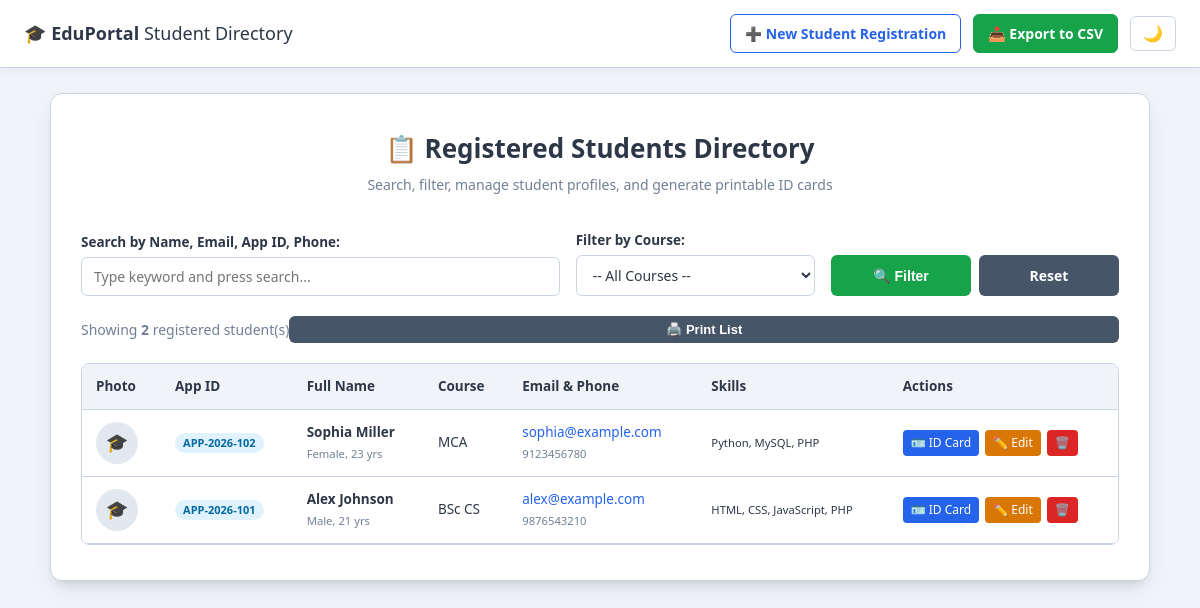
Screenshot of /pro/student_form/records.php with the database file from the repository.
### tables this page shows
CREATE TABLE IF NOT EXISTS students (
    id INT AUTO_INCREMENT PRIMARY KEY,
    app_id VARCHAR(50) UNIQUE,
    name VARCHAR(100) NOT NULL,
    age INT,
    dob DATE NOT NULL,
    gender VARCHAR(20) NOT NULL,
    photo VARCHAR(255) DEFAULT NULL,
    email VARCHAR(100) NOT NULL UNIQUE,
    password VARCHAR(255) NOT NULL,
    phone VARCHAR(20) NOT NULL,
    portfolio VARCHAR(255) DEFAULT NULL,
    course VARCHAR(100) NOT NULL,
    electives VARCHAR(255) DEFAULT NULL,
    city VARCHAR(100) DEFAULT NULL,
    batch_time TIME DEFAULT NULL,
    interview_slot DATETIME DEFAULT NULL,
    grad_month VARCHAR(20) DEFAULT NULL,
    orientation_week VARCHAR(20) DEFAULT NULL,
    skills VARCHAR(255) DEFAULT NULL,
    experience INT DEFAULT 50,
    badge_color VARCHAR(10) DEFAULT '#007bff',
    interests VARCHAR(255) DEFAULT NULL,
    address TEXT DEFAULT NULL,
    created_at TIMESTAMP DEFAULT CURRENT_TIMESTAMP
);

### pro/student_form/records.php (the view, shortened to what this page needs)
<?php
$servername = "localhost";
$username   = "root";
$password   = "";
$database   = "student_db";
$conn = new mysqli($servername, $username, $password, $database);
$search = trim($_GET["search"] ?? "");
$sql = "SELECT * FROM students WHERE 1=1";
$sql .= " ORDER BY id DESC";
$stmt = $conn->prepare($sql);
$stmt->execute();
$result = $stmt->get_result();
$total_students = $result->num_rows;
?>
<!DOCTYPE html>
<html lang="en">
<head>
    <link rel="stylesheet" href="style.css">
</head>
<body>
    <nav class="navbar">
        <div class="nav-brand">🎓 <strong>EduPortal</strong> Student Directory</div>
        <div class="nav-links">
            <a href="index.html" class="nav-btn">➕ New Student Registration</a>
            <a href="export.php" class="nav-btn" style="background:#16a34a; color:#fff; border-color:#16a34a;">📥 Export to CSV</a>
            <button type="button" id="themeToggle" class="theme-toggle-btn">🌙</button>
        </div>
    </nav>
    <div class="container" style="width: 1100px; max-width: 95%;">
        <header class="form-header">
            <h1>📋 Registered Students Directory</h1>
            <p class="subtitle">Search, filter, manage student profiles, and generate printable ID cards</p>
        </header>
        <form method="GET" action="records.php" style="margin-bottom: 20px;">
            <div class="form-row" style="align-items: flex-end;">
                <div class="form-col" style="flex: 2;">
                    <label for="search">Search by Name, Email, App ID, Phone:</label>
                    <input type="search" id="search" name="search" value="<?php echo htmlspecialchars($search); ?>" placeholder="Type keyword and press search...">
                </div>
                <div class="form-col">
                    <label for="course_filter">Filter by Course:</label>
                    <select id="course_filter" name="course_filter">
                        <option value="">-- All Courses --</option>
                    </select>
                </div>
                <div style="display: flex; gap: 8px;">
                    <button type="submit" class="btn btn-submit" style="padding: 10px 16px;">🔍 Filter</button>
                    <a href="records.php" class="btn btn-secondary" style="padding: 10px 16px;">Reset</a>
                </div>
            </div>
        </form>
        <div style="display: flex; justify-content: space-between; align-items: center; margin-bottom: 15px;">
            <span style="font-size: 14px; color: var(--text-muted);">
                Showing <strong><?php echo $total_students; ?></strong> registered student(s)
            </span>
            <button onclick="window.print()" class="btn btn-secondary" style="width: auto; padding: 6px 14px; font-size: 13px;">🖨️ Print List</button>
        </div>
        <div class="table-responsive">
            <table class="data-table">
                <thead>
                    <tr>
                        <th>Photo</th>
                        <th>App ID</th>
                        <th>Full Name</th>
                        <th>Course</th>
                        <th>Email & Phone</th>
                        <th>Skills</th>
                        <th>Actions</th>
                    </tr>
                </thead>
                <tbody>
                    <?php if ($result->num_rows > 0): ?>
                        <?php while ($row = $result->fetch_assoc()): ?>
                            <tr>
                                <td>
                                    <?php if (!empty($row["photo"]) && file_exists(__DIR__ . "/uploads/" . $row["photo"])): ?>
                                        <img src="uploads/<?php echo htmlspecialchars($row["photo"]); ?>" alt="Photo" style="width: 42px; height: 42px; border-radius: 50%; object-fit: cover; border: 2px solid <?php echo htmlspecialchars($row['badge_color'] ?: '#2563eb'); ?>;">
                                    <?php else: ?>
                                        <div style="width: 42px; height: 42px; border-radius: 50%; background: #e2e8f0; display: flex; align-items: center; justify-content: center; font-size: 18px;">🎓</div>
                                    <?php endif; ?>
                                </td>
                                <td><span class="badge-tag"><?php echo htmlspecialchars($row["app_id"] ?: ("APP-" . $row["id"])); ?></span></td>
                                <td>
                                    <strong><?php echo htmlspecialchars($row["name"]); ?></strong><br>
                                    <small style="color: var(--text-muted);"><?php echo htmlspecialchars($row["gender"]); ?>, <?php echo htmlspecialchars($row["age"] ?: '-'); ?> yrs</small>
                                </td>
                                <td><?php echo htmlspecialchars($row["course"]); ?></td>
                                <td>
                                    <a href="mailto:<?php echo htmlspecialchars($row["email"]); ?>" style="color: var(--primary-color); text-decoration: none;"><?php echo htmlspecialchars($row["email"]); ?></a><br>
                                    <small style="color: var(--text-muted);"><?php echo htmlspecialchars($row["phone"]); ?></small>
                                </td>
                                <td>
                                    <small><?php echo htmlspecialchars($row["skills"] ?: 'None'); ?></small>
                                </td>
                                <td>
                                    <div style="display: flex; gap: 6px;">
                                        <a href="card.php?id=<?php echo $row['id']; ?>" title="View ID Card" style="text-decoration: none; padding: 4px 8px; background: #2563eb; color: #fff; border-radius: 4px; font-size: 12px;">🪪 ID Card</a>
                                        <a href="edit.php?id=<?php echo $row['id']; ?>" title="Edit" style="text-decoration: none; padding: 4px 8px; background: #d97706; color: #fff; border-radius: 4px; font-size: 12px;">✏️ Edit</a>
                                        <a href="delete.php?id=<?php echo $row['id']; ?>" onclick="return confirm('Are you sure you want to delete <?php echo htmlspecialchars(addslashes($row['name'])); ?>?');" title="Delete" style="text-decoration: none; padding: 4px 8px; background: #dc2626; color: #fff; border-radius: 4px; font-size: 12px;">🗑️</a>
                                    </div>
                                </td>
                            </tr>
                        <?php endwhile; ?>
                    <?php endif; ?>
                </tbody>
            </table>
        </div>
    </div>
</body>
</html>

### pro/student_form/style.css (style rules this page uses)
:root { --bg-primary: #f0f4f8; --card-bg: #ffffff; --text-main: #2d3748; --text-muted: #718096; --border-color: #cbd5e1; --input-bg: #ffffff; --primary-color: #2563eb; --primary-hover: #1d4ed8; --success-color: #16a34a; --danger-color: #dc2626; --focus-ring: rgba(37, 99, 235, 0.25); --shadow: 0 10px 25px -5px rgba(0, 0, 0, 0.1), 0 8px 10px -6px rgba(0, 0, 0, 0.1); }
* { box-sizing: border-box; transition: background-color 0.25s ease, border-color 0.25s ease, color 0.25s ease; }
body { margin: 0; padding: 0 0 40px 0; font-family: 'Segoe UI', system-ui, -apple-system, BlinkMacSystemFont, Roboto, sans-serif; background-color: var(--bg-primary); color: var(--text-main); line-height: 1.5; }
.navbar { display: flex; justify-content: space-between; align-items: center; padding: 14px 24px; background: var(--card-bg); border-bottom: 1px solid var(--border-color); box-shadow: 0 2px 8px rgba(0, 0, 0, 0.05); margin-bottom: 25px; }
.nav-brand { font-size: 18px; color: var(--text-main); }
.nav-links { display: flex; align-items: center; gap: 12px; }
.nav-btn { text-decoration: none; font-size: 14px; font-weight: 600; color: var(--primary-color); padding: 8px 14px; border: 1px solid var(--primary-color); border-radius: 6px; transition: all 0.2s; }
.theme-toggle-btn { background: none; border: 1px solid var(--border-color); border-radius: 6px; padding: 7px 12px; cursor: pointer; font-size: 16px; background-color: var(--card-bg); }
.container { width: 760px; max-width: 92%; margin: 0 auto; padding: 35px 30px; background-color: var(--card-bg); border-radius: 12px; box-shadow: var(--shadow); border: 1px solid var(--border-color); }
.form-header { text-align: center; margin-bottom: 25px; }
.form-header h1 { font-size: 26px; margin: 0 0 6px 0; color: var(--text-main); }
.subtitle { margin: 0; font-size: 14px; color: var(--text-muted); }
.form-row { display: flex; gap: 16px; margin-bottom: 12px; }
.form-col { flex: 1; min-width: 0; }
label { display: block; margin-top: 10px; font-weight: 600; font-size: 13.5px; color: var(--text-main); }
input[type="text"], input[type="email"], input[type="password"], input[type="number"], input[type="tel"], input[type="url"], input[type="date"], input[type="time"], input[type="datetime-local"], input[type="month"], input[type="week"], input[type="search"], input[type="file"], select, textarea { width: 100%; padding: 9px 12px; margin-top: 5px; border: 1px solid var(--border-color); border-radius: 6px; font-family: inherit; font-size: 14px; background-color: var(--input-bg); color: var(--text-main); }
.btn { flex: 1; min-width: 140px; padding: 12px 18px; border: none; border-radius: 6px; font-size: 14px; font-weight: 600; cursor: pointer; transition: all 0.2s ease; text-align: center; text-decoration: none; display: inline-block; }
.btn-submit { background: #16a34a; color: #ffffff; }
.btn-secondary { background: #475569; color: #ffffff; }
.table-responsive { width: 100%; overflow-x: auto; margin-top: 20px; border-radius: 8px; border: 1px solid var(--border-color); }
.data-table { width: 100%; border-collapse: collapse; font-size: 13.5px; text-align: left; background: var(--card-bg); }
.data-table th, .data-table td { padding: 12px 14px; border-bottom: 1px solid var(--border-color); }
.data-table th { background: var(--bg-primary); font-weight: 600; color: var(--text-main); }
.badge-tag { display: inline-block; padding: 2px 8px; font-size: 11px; border-radius: 12px; background: #e0f2fe; color: #0369a1; font-weight: 600; }

### rows the page displays
students: app "APP-2026-102", name "Sophia Miller", gender "Female", age "23", course "MCA", email "sophia@example.com", phone "9123456780", skills "Python, MySQL, PHP"
students: app "APP-2026-101", name "Alex Johnson", gender "Male", age "21", course "BSc CS", email "alex@example.com", phone "9876543210", skills "HTML, CSS, JavaScript, PHP"

### other values shown
$total_students "2"
